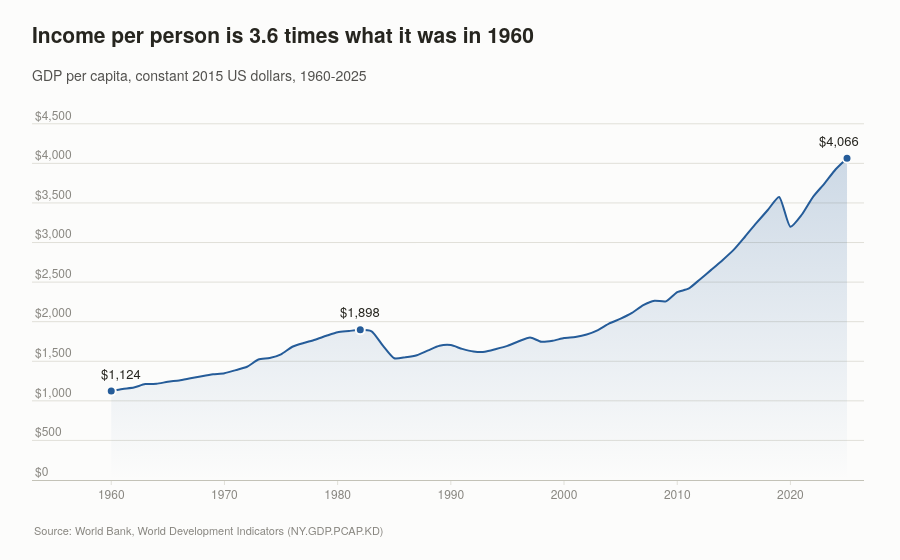

Source (notebook cell):
### Markdown cell above
## 1. Income

### Code cell
s = df["gdp_per_capita_const"].dropna()

fig = go.Figure()
fig.add_trace(go.Scatter(
    x=s.index, y=s.values, mode="lines", line=dict(color=ACCENT, width=2),
    name="GDP per capita", hovertemplate="%{x}: $%{y:,.0f}<extra></extra>", **AREA))

peak = s.loc[:1990].idxmax()  # the 1982 high the Observation below refers to
for yr, dx in [(1960, 10), (peak, 0), (2025, -8)]:
    fig.add_annotation(x=yr, y=s[yr], text=f"${s[yr]:,.0f}", showarrow=False,
                       yshift=18, xshift=dx, font=dict(color=INK, size=13))
mark_points(fig, s, [1960, peak, 2025], ACCENT)

fig.update_layout(
    xaxis_title=None, yaxis_tickprefix="$", yaxis_tickformat=",",
    # Half a gridline step of headroom, so the top gridline keeps room for its number.
    yaxis_range=[0, (s.max() // 500 + 1.5) * 500], xaxis_range=[1953, 2026.5], **INSIDE_Y)
headline(fig, "Income per person is 3.6 times what it was in 1960",
         f"GDP per capita, constant 2015 US dollars, {s.index.min()}-{s.index.max()}",
         "World Bank, World Development Indicators (NY.GDP.PCAP.KD)")
save(fig, "01-gdp-per-capita")
fig.show()

### Figure 1 — Plotly figure (JSON) as saved in the notebook; plotly's stock layout.template omitted (floating-point values rounded to 4 significant figures)
{"data": [{"fill": "tozeroy", "fillgradient": {"colorscale": [[0.0, "rgba(37, 92, 153, 0.0)"], [1.0, "rgba(37, 92, 153, 0.22)"]], "type": "vertical"}, "hovertemplate": "%{x}: $%{y:,.0f}<extra></extra>", "line": {"color": "#255c99", "width": 2}, "mode": "lines", "name": "GDP per capita", "type": "scatter", "x": [1960, 1961, 1962, 1963, 1964, 1965, 1966, 1967, 1968, 1969, 1970, 1971, 1972, 1973, 1974, 1975, 1976, 1977, 1978, 1979, 1980, 1981, 1982, 1983, 1984, 1985, 1986, 1987, 1988, 1989, 1990, 1991, 1992, 1993, 1994, 1995, 1996, 1997, 1998, 1999, 2000, 2001, 2002, 2003, 2004, 2005, 2006, 2007, 2008, 2009, 2010, 2011, 2012, 2013, 2014, 2015, 2016, 2017, 2018, 2019, 2020, 2021, 2022, 2023, 2024, 2025], "y": [1124.0, 1151.0, 1169.0, 1212.0, 1215.0, 1241.0, 1258.0, 1285.0, 1312.0, 1335.0, 1349.0, 1388.0, 1431.0, 1522.0, 1540.0, 1587.0, 1684.0, 1731.0, 1772.0, 1822.0, 1868.0, 1882.0, 1898.0, 1879.0, 1697.0, 1538.0, 1551.0, 1577.0, 1638.0, 1696.0, 1704.0, 1656.0, 1624.0, 1620.0, 1655.0, 1694.0, 1752.0, 1800.0, 1747.0, 1759.0, 1793.0, 1808.0, 1837.0, 1893.0, 1978.0, 2038.0, 2110.0, 2209.0, 2265.0, 2257.0, 2373.0, 2417.0, 2534.0, 2654.0, 2777.0, 2910.0, 3076.0, 3247.0, 3411.0, 3576.0, 3199.0, 3351.0, 3578.0, 3745.0, 3926.0, 4066.0]}, {"hoverinfo": "skip", "marker": {"color": "#255c99", "line": {"color": "#fcfcfb", "width": 2}, "size": 9}, "mode": "markers", "type": "scatter", "x": [1960, 1982, 2025], "y": [1124.0, 1898.0, 4066.0]}], "layout": {"annotations": [{"font": {"color": "#26251f", "size": 13}, "showarrow": false, "text": "$1,124", "x": 1960, "xshift": 10, "y": 1124.0, "yshift": 18}, {"font": {"color": "#26251f", "size": 13}, "showarrow": false, "text": "$1,898", "x": 1982, "xshift": 0, "y": 1898.0, "yshift": 18}, {"font": {"color": "#26251f", "size": 13}, "showarrow": false, "text": "$4,066", "x": 2025, "xshift": -8, "y": 4066.0, "yshift": 18}, {"font": {"color": "#898781", "size": 11}, "showarrow": false, "text": "Source: World Bank, World Development Indicators (NY.GDP.PCAP.KD)", "x": 0, "xanchor": "left", "xref": "paper", "xshift": 0, "y": 0, "yanchor": "top", "yref": "paper", "yshift": -40}], "title": {"subtitle": {"text": "GDP per capita, constant 2015 US dollars, 1960-2025"}, "text": "Income per person is 3.6 times what it was in 1960"}, "xaxis": {"dtick": 10, "range": [1953, 2026.0], "tick0": 1960, "title": {}}, "yaxis": {"range": [0, 4750.0], "tickformat": ",", "ticklabelposition": "inside top", "tickprefix": "$", "title": {}}}}
